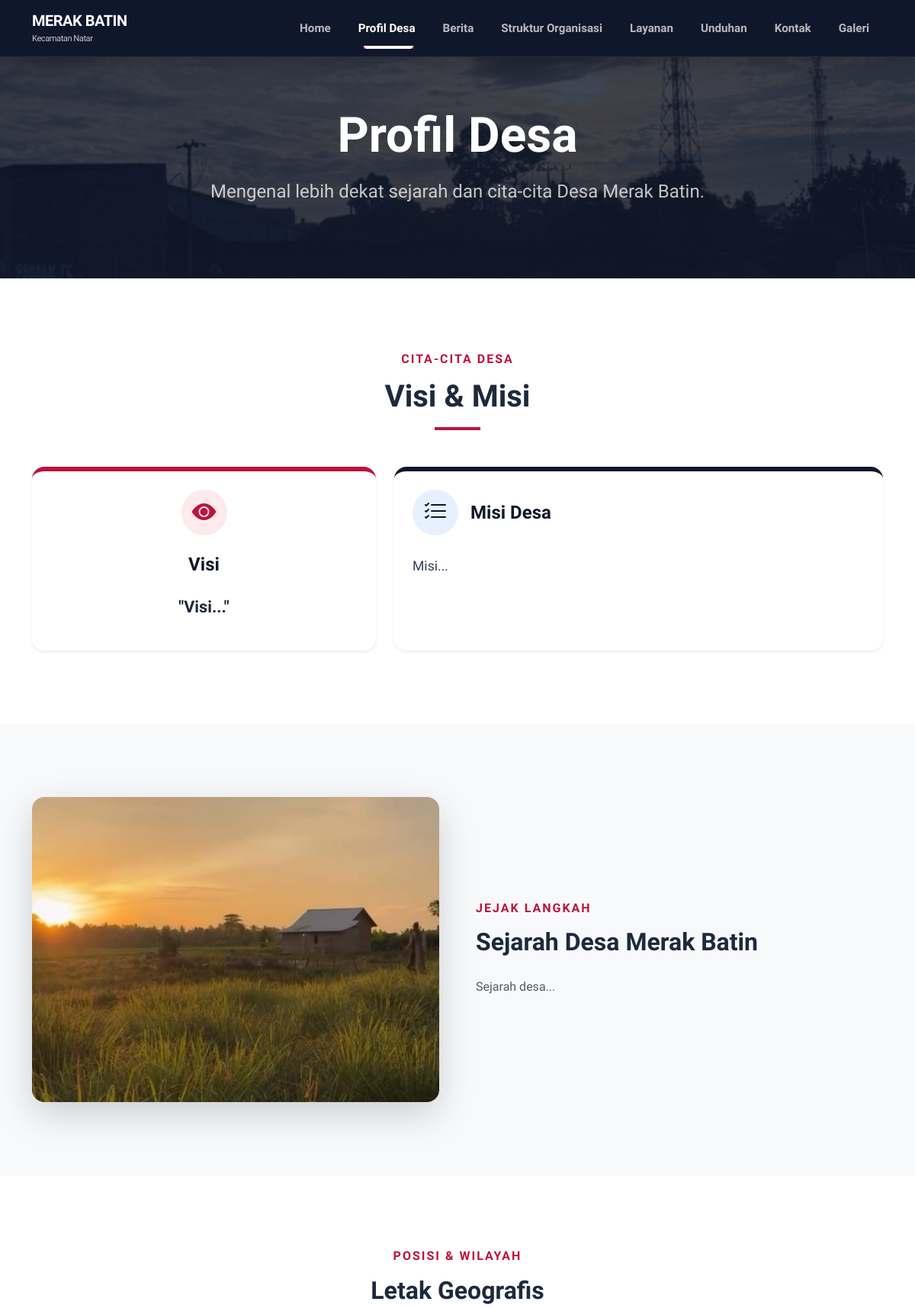
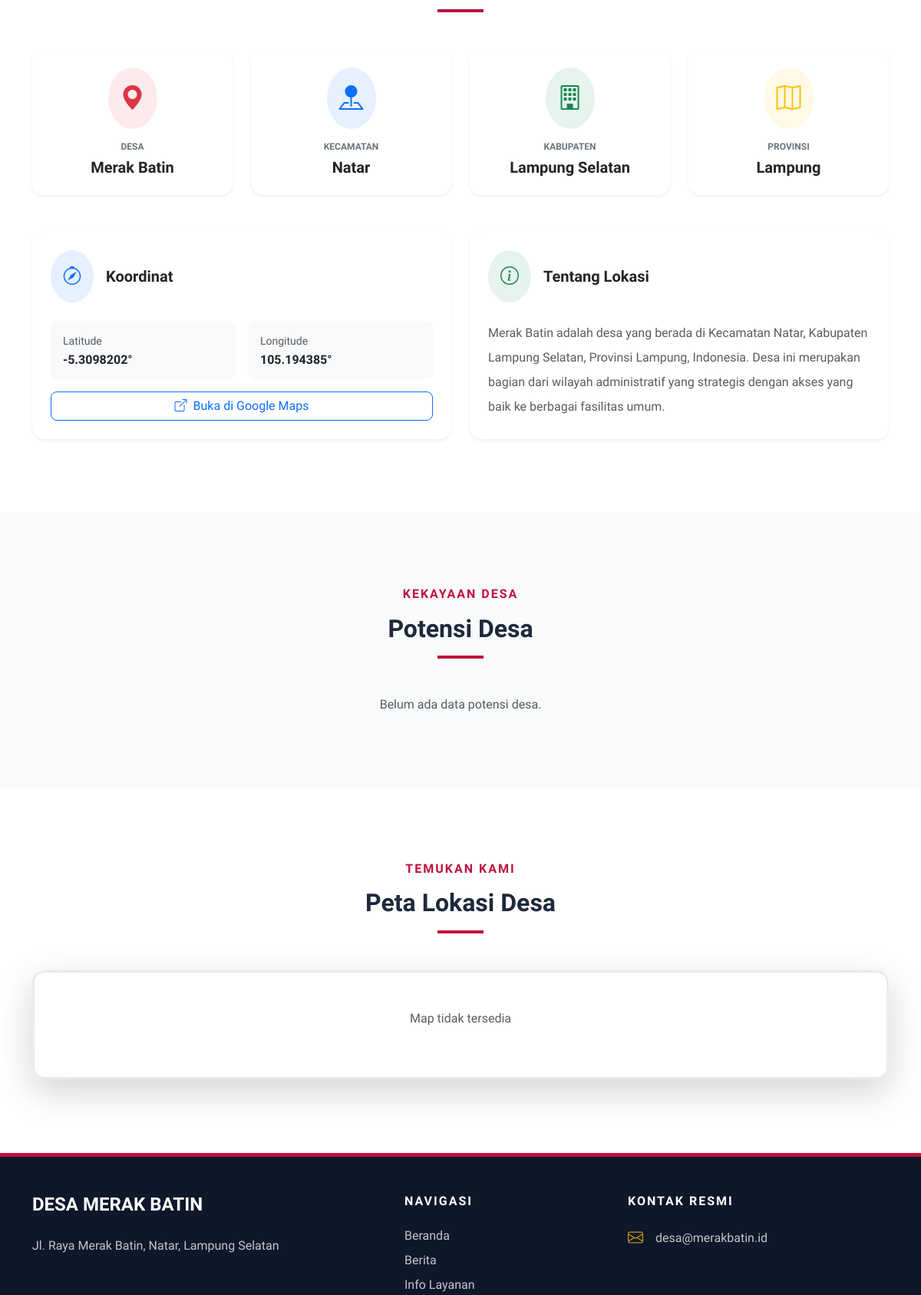
/profil.php (upper part), run on the app's committed database (2 pictures, top to bottom).
### tables this page shows
CREATE TABLE profil (
    id INT PRIMARY KEY DEFAULT 1,
    populasi INT DEFAULT 0,
    luas_wilayah VARCHAR(100) DEFAULT '0 km²',
    logo VARCHAR(255),
    foto_kepala_desa VARCHAR(255),
    nama_kepala_desa VARCHAR(255),
    sambutan TEXT,
    visi TEXT,
    misi TEXT,
    sejarah TEXT
);

CREATE TABLE kontak (
    id INT PRIMARY KEY DEFAULT 1,
    alamat TEXT,
    telepon VARCHAR(20),
    email VARCHAR(100),
    whatsapp VARCHAR(20),
    facebook VARCHAR(255),
    instagram VARCHAR(255),
    maps_embed TEXT
);

### profil.php (the view, shortened to what this page needs)
<?php include 'includes/header.php'; ?>
<section class="text-white" style="background: linear-gradient(rgba(15, 23, 42, 0.8), rgba(15, 23, 42, 0.8)), url('assets/img/merakbatin.jpeg'); background-size: cover; background-position: center; padding-top: 140px; padding-bottom: 80px;">
    <div class="container text-center">
        <h1 class="display-3 fw-bold mb-3">Profil Desa</h1>
        <p class="lead opacity-75 fs-4">Mengenal lebih dekat sejarah dan cita-cita Desa Merak Batin.</p>
    </div>
</section>
<section id="visimisi" class="py-5 bg-white">
    <div class="container py-5">
        <div class="text-center mb-5">
            <h6 class="text-uppercase fw-bold mb-3" style="color: var(--accent-red); letter-spacing: 2px;">Cita-cita Desa</h6>
            <h2 class="fw-bold display-6">Visi & Misi</h2>
            <hr class="mx-auto" style="width: 60px; height: 4px; background: var(--accent-red); border: 0; opacity: 1;">
        </div>
        <div class="row g-4">
            <div class="col-lg-5">
                <div class="card h-100 border-0 shadow-sm p-4 rounded-4 text-center border-top-crimson">
                    <div class="mb-4">
                        <div class="icon-circle bg-danger bg-opacity-10 mx-auto">
                            <i class="bi bi-eye-fill fs-2" style="color: var(--accent-red);"></i>
                        </div>
                    </div>
                    <h4 class="fw-bold mb-4" style="color: var(--dark-blue);">Visi</h4>
                    <p class="vision-text italic">
                        "<?php echo nl2br(htmlspecialchars($profil['visi'] ?? '', ENT_QUOTES, 'UTF-8')); ?>"
                    </p>
                </div>
            </div>
            <div class="col-lg-7">
                <div class="card h-100 border-0 shadow-sm p-4 rounded-4 border-top-navy">
                    <div class="d-flex align-items-center mb-4">
                        <div class="icon-circle bg-primary bg-opacity-10 me-3">
                            <i class="bi bi-list-check fs-2" style="color: var(--dark-blue);"></i>
                        </div>
                        <h4 class="fw-bold mb-0" style="color: var(--dark-blue);">Misi Desa</h4>
                    </div>
                    <div class="mission-content">
                        <?php echo nl2br(htmlspecialchars($profil['misi'] ?? '', ENT_QUOTES, 'UTF-8')); ?>
                    </div>
                </div>
            </div>
        </div>
    </div>
</section>
<section id="sejarah" class="py-5 bg-light">
    <div class="container py-5">
        <div class="row align-items-center g-5">
            <div class="col-lg-6">
                <div class="rounded-4 overflow-hidden shadow-lg">
                    <img src="assets/img/hero-desa.jpeg" class="w-100" alt="Foto Desa Merak Batin" style="height: 400px; object-fit: cover;">
                </div>
            </div>
            <div class="col-lg-6">
                <h6 class="text-uppercase fw-bold mb-3" style="color: var(--accent-red); letter-spacing: 2px;">Jejak Langkah</h6>
                <h2 class="fw-bold mb-4">Sejarah Desa Merak Batin</h2>
                <div class="lh-lg text-muted">
                    <?php echo nl2br(htmlspecialchars($profil['sejarah'] ?? '', ENT_QUOTES, 'UTF-8')); ?>
                </div>
            </div>
        </div>
    </div>
</section>
<section id="geografis" class="py-5 bg-white">
    <div class="container py-5">
        <div class="text-center mb-5">
            <h6 class="text-uppercase fw-bold mb-3" style="color: var(--accent-red); letter-spacing: 2px;">Posisi & Wilayah</h6>
            <h2 class="fw-bold">Letak Geografis</h2>
            <hr class="mx-auto" style="width: 60px; height: 4px; background: var(--accent-red); border: 0; opacity: 1;">
        </div>
        <div class="row g-4 mb-5">
            <div class="col-md-6 col-lg-3">
                <div class="card h-100 border-0 shadow-sm rounded-4 p-4 text-center hover-lift">
                    <div class="mb-3">
                        <div class="d-inline-flex align-items-center justify-content-center rounded-circle p-3 bg-danger bg-opacity-10">
                            <i class="bi bi-geo-alt-fill fs-2 text-danger"></i>
                        </div>
                    </div>
                    <h6 class="fw-bold text-uppercase mb-2" style="font-size: 0.75rem; color: #6c757d;">Desa</h6>
                    <h5 class="fw-bold mb-0">Merak Batin</h5>
                </div>
            </div>
            <div class="col-md-6 col-lg-3">
                <div class="card h-100 border-0 shadow-sm rounded-4 p-4 text-center hover-lift">
                    <div class="mb-3">
                        <div class="d-inline-flex align-items-center justify-content-center rounded-circle p-3 bg-primary bg-opacity-10">
                            <i class="bi bi-pin-map-fill fs-2 text-primary"></i>
                        </div>
                    </div>
                    <h6 class="fw-bold text-uppercase mb-2" style="font-size: 0.75rem; color: #6c757d;">Kecamatan</h6>
                    <h5 class="fw-bold mb-0">Natar</h5>
                </div>
            </div>
            <div class="col-md-6 col-lg-3">
                <div class="card h-100 border-0 shadow-sm rounded-4 p-4 text-center hover-lift">
                    <div class="mb-3">
                        <div class="d-inline-flex align-items-center justify-content-center rounded-circle p-3 bg-success bg-opacity-10">
                            <i class="bi bi-building fs-2 text-success"></i>
                        </div>
                    </div>
                    <h6 class="fw-bold text-uppercase mb-2" style="font-size: 0.75rem; color: #6c757d;">Kabupaten</h6>
                    <h5 class="fw-bold mb-0">Lampung Selatan</h5>
                </div>
            </div>
            <div class="col-md-6 col-lg-3">
                <div class="card h-100 border-0 shadow-sm rounded-4 p-4 text-center hover-lift">
                    <div class="mb-3">
                        <div class="d-inline-flex align-items-center justify-content-center rounded-circle p-3 bg-warning bg-opacity-10">
                            <i class="bi bi-map fs-2 text-warning"></i>
                        </div>
                    </div>
                    <h6 class="fw-bold text-uppercase mb-2" style="font-size: 0.75rem; color: #6c757d;">Provinsi</h6>
                    <h5 class="fw-bold mb-0">Lampung</h5>
                </div>
            </div>
        </div>
        <div class="row g-4">
            <div class="col-lg-6">
                <div class="card border-0 shadow-sm rounded-4 p-4 h-100">
                    <div class="d-flex align-items-center mb-4">
                        <div class="bg-primary bg-opacity-10 p-3 rounded-circle me-3">
                            <i class="bi bi-compass fs-4 text-primary"></i>
                        </div>
                        <h5 class="fw-bold mb-0">Koordinat</h5>
                    </div>
                    <div class="row g-3">
                        <div class="col-6">
                            <div class="p-3 bg-light rounded-3">
                                <small class="text-muted d-block mb-1">Latitude</small>
                                <h6 class="fw-bold mb-0">-5.3098202°</h6>
                            </div>
                        </div>
                        <div class="col-6">
                            <div class="p-3 bg-light rounded-3">
                                <small class="text-muted d-block mb-1">Longitude</small>
                                <h6 class="fw-bold mb-0">105.194385°</h6>
                            </div>
                        </div>
                    </div>
                    <div class="mt-3">
                        <a href="https://www.google.com/maps?q=-5.3098202,105.194385" target="_blank" rel="noopener noreferrer" class="btn btn-outline-primary w-100 rounded-3">
                            <i class="bi bi-box-arrow-up-right me-2"></i>Buka di Google Maps
                        </a>
                    </div>
                </div>
            </div>
            <div class="col-lg-6">
                <div class="card border-0 shadow-sm rounded-4 p-4 h-100">
                    <div class="d-flex align-items-center mb-4">
                        <div class="bg-success bg-opacity-10 p-3 rounded-circle me-3">
                            <i class="bi bi-info-circle fs-4 text-success"></i>
                        </div>
                        <h5 class="fw-bold mb-0">Tentang Lokasi</h5>
                    </div>
                    <p class="text-muted mb-0 lh-lg">
                        Merak Batin adalah desa yang berada di Kecamatan Natar, Kabupaten Lampung Selatan, Provinsi Lampung, Indonesia.
                        Desa ini merupakan bagian dari wilayah administratif yang strategis dengan akses yang baik ke berbagai fasilitas umum.
                    </p>
                </div>
            </div>
        </div>
    </div>
</section>
<section id="potensi" class="py-5" style="background-color: #f8fafc;">
    <div class="container py-5">
        <div class="text-center mb-5">
            <h6 class="text-uppercase fw-bold mb-3" style="color: var(--accent-red); letter-spacing: 2px;">Kekayaan Desa</h6>
            <h2 class="fw-bold">Potensi Desa</h2>
            <hr class="mx-auto" style="width: 60px; height: 4px; background: var(--accent-red); border: 0; opacity: 1;">
        </div>
        <div class="row g-4">
            <?php
            $q_potensi = mysqli_query($conn, "SELECT p.*, k.nama_kategori FROM potensi_desa p
                                              LEFT JOIN kategori_potensi k ON p.id_kategori = k.id
                                              ORDER BY p.id DESC");
            if (mysqli_num_rows($q_potensi) > 0) :
                while ($p = mysqli_fetch_assoc($q_potensi)) :
            ?>
            <div class="col-md-6 col-lg-4">
                <div class="card border-0 shadow-sm rounded-4 overflow-hidden h-100 hover-lift">
                    <div class="position-relative">
                        <img src="assets/img/potensi/<?php echo htmlspecialchars($p['foto'], ENT_QUOTES, 'UTF-8'); ?>" class="card-img-top" style="height: 250px; object-fit: cover;" alt="<?php echo htmlspecialchars($p['judul'], ENT_QUOTES, 'UTF-8'); ?>">
                        <div class="position-absolute top-0 start-0 m-3">
                            <span class="badge bg-crimson px-3 py-2 rounded-pill shadow-sm"><?php echo htmlspecialchars($p['nama_kategori'], ENT_QUOTES, 'UTF-8'); ?></span>
                        </div>
                    </div>
                    <div class="card-body p-4">
                        <h5 class="fw-bold mb-2" style="color: var(--dark-blue);"><?php echo htmlspecialchars($p['judul'], ENT_QUOTES, 'UTF-8'); ?></h5>
                        <p class="text-muted small mb-0 lh-lg"><?php echo nl2br(htmlspecialchars($p['deskripsi'], ENT_QUOTES, 'UTF-8')); ?></p>
                    </div>
                </div>
            </div>
            <?php endwhile; else : echo '<div class="col-12 text-center text-muted italic">Belum ada data potensi desa.</div>'; endif; ?>
        </div>
    </div>
</section>
<section id="peta" class="py-5 bg-white">
    <div class="container py-5 text-center">
        <h6 class="text-uppercase fw-bold mb-3" style="color: var(--accent-red); letter-spacing: 2px;">Temukan Kami</h6>
        <h2 class="fw-bold">Peta Lokasi Desa</h2>
        <hr class="mx-auto" style="width: 60px; height: 4px; background: var(--accent-red); border: 0; opacity: 1;">
        <div class="rounded-4 overflow-hidden shadow-lg border mt-5" style="border: 3px solid #e9ecef !important;">
            <?php
            $q_map = mysqli_fetch_assoc(mysqli_query($conn, "SELECT maps_embed FROM kontak WHERE id=1"));
            $map_iframe = $q_map['maps_embed'] ?? '';
            if (strpos($map_iframe, 'google.com/maps') !== false) {
                $map_iframe = str_replace(['width="600"', 'height="450"'], ['width="100%"', 'height="550"'], $map_iframe);
                echo $map_iframe;
            } else {
                echo '<p class="text-muted p-5">Map tidak tersedia</p>';
            }
            ?>
        </div>
    </div>
</section>
<?php include 'includes/footer.php'; ?>

### includes/footer.php (shortened to what this page needs)
<?php
$query_footer = mysqli_query($conn, "SELECT * FROM kontak WHERE id=1");
$kontak = mysqli_fetch_assoc($query_footer);
?>
<footer class="py-5 text-white" style="background: var(--dark-blue); border-top: 5px solid var(--accent-red);">
    <div class="container">
        <div class="row g-5">
            <div class="col-lg-5">
                <div class="d-flex align-items-center mb-4">
                    <h4 class="fw-bold mb-0">DESA MERAK BATIN</h4>
                </div>
                <p class="opacity-75 lh-lg">
                    <?php echo !empty($kontak['alamat']) ? nl2br(htmlspecialchars($kontak['alamat'], ENT_QUOTES, 'UTF-8')) : "Alamat belum diatur."; ?>
                </p>
            </div>
            <div class="col-lg-3">
                <h6 class="fw-bold text-uppercase mb-4" style="letter-spacing: 2px;">Navigasi</h6>
                <ul class="list-unstyled opacity-75 d-grid gap-2">
                    <li><a href="index.php" class="text-white text-decoration-none hover-red">Beranda</a></li>
                    <li><a href="berita.php" class="text-white text-decoration-none hover-red">Berita</a></li>
                    <li><a href="layanan.php" class="text-white text-decoration-none hover-red">Info Layanan</a></li>
                </ul>
            </div>
            <div class="col-lg-4">
                <h6 class="fw-bold text-uppercase mb-4" style="letter-spacing: 2px;">Kontak Resmi</h6>
                <div class="d-grid gap-3 opacity-75">
                    <?php if (!empty($kontak['email'])): ?>
                    <div class="d-flex align-items-center gap-3">
                        <i class="bi bi-envelope fs-5 text-warning"></i>
                        <span><?php echo htmlspecialchars($kontak['email'], ENT_QUOTES, 'UTF-8'); ?></span>
                    </div>
                    <?php endif; ?>
                </div>
            </div>
        </div>
    </div>
</footer>

### includes/header.php (style rules this page uses)
:root { --dark-blue: #0f172a; --accent-red: #be123c; --glass: rgba(15, 23, 42, 0.8); }
* { margin: 0; padding: 0; box-sizing: border-box; }
body { font-family: 'Plus Jakarta Sans', sans-serif; background-color: #f8fafc; color: #1e293b; padding-top: 0 !important; margin-top: 0 !important; }

### profil.php (style rules this page uses)
:root { --text-dark: #1e293b; }
.border-top-crimson { border-top: 6px solid var(--accent-red) !important; }
.border-top-navy { border-top: 6px solid var(--dark-blue) !important; }
.icon-circle { width: 60px; height: 60px; display: flex; align-items: center; justify-content: center; border-radius: 50%; }
.vision-text { font-size: 1.35rem; font-weight: 600; color: var(--text-dark); line-height: 1.6; padding: 0 15px; }
.mission-content { font-size: 1.1rem; line-height: 1.9; color: #334155; text-align: justify; }

### data on the page
profil: visi "Visi...", misi "Misi...", sejarah "Sejarah desa..."
kontak: alamat "Jl. Raya Merak Batin, Natar, Lampung Selatan", email "desa@merakbatin.id"
